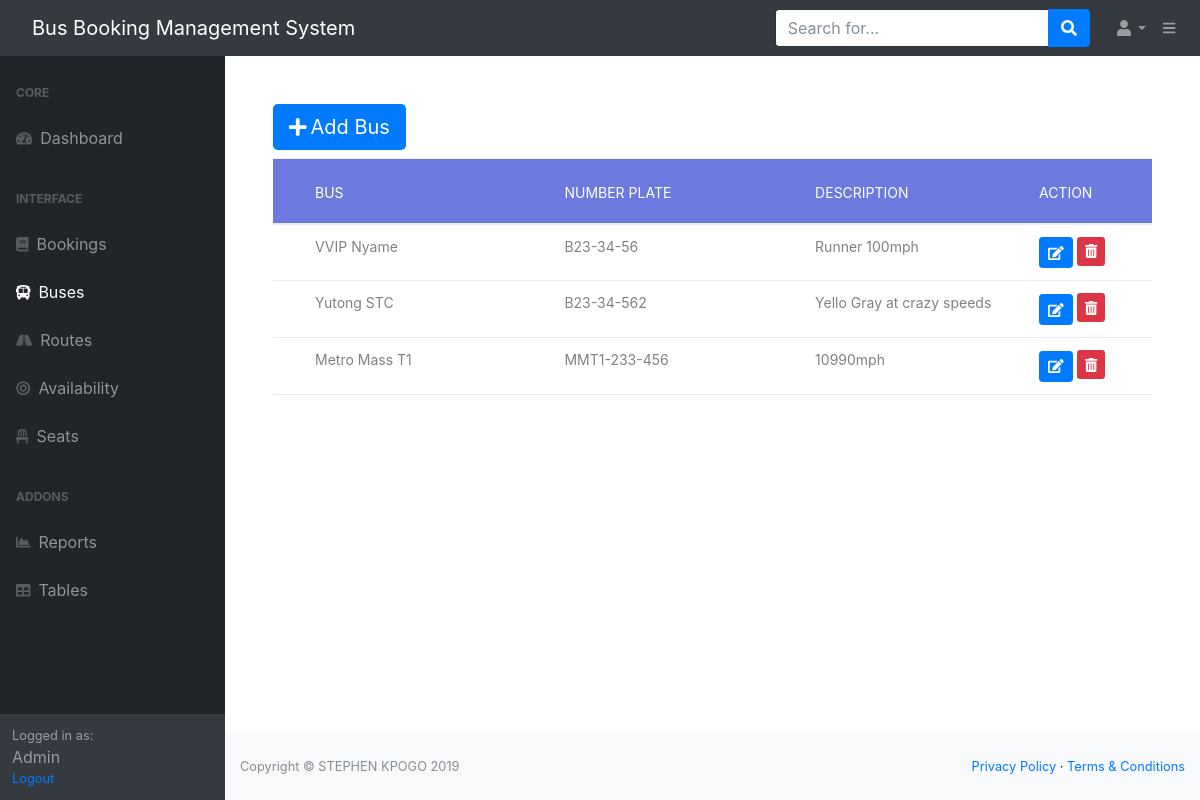
Page /buses (signed in) on the committed database.
### bbs/models.py (models this page shows, shortened)
class Buses(db.Model):
    id = db.Column(db.Integer, primary_key=True)
    name = db.Column(db.String(60), unique=True, nullable=False)
    number = db.Column(db.String(20), unique=True, nullable=False)
    description = db.Column(db.String(200), nullable=False)
    image_file = db.Column(db.String(60), nullable=False,default='default_bus.jpg')
    bookings = db.relationship('Booking', backref='bus')
    availability = db.relationship('Availability', backref='bus')

### bbs/admin/routes.py (the view, shortened to what this page needs)
@myadmin.route('/buses',methods=['GET','POST'])
@roles_required('admin')
def buses():
    form = AddBusForm()
    buses = Buses.query.all()
    return render_template('/admin/buses.html',buses=buses,form=form)

### bbs/forms.py
class AddBusForm(FlaskForm):
    name = StringField('Bus Name', validators=[DataRequired(),Length(min=3,max=40)])
    number_plate = StringField('Number Plate', validators=[DataRequired()])
    description = TextAreaField('Short Description',validators=[DataRequired()])
    picture = FileField('Add Picture', validators=[FileAllowed(['jpg','png'])])
    submit = SubmitField('Add Bus')

### bbs/templates/admin/buses.html (shortened to what this page needs)
{% extends "admin/admin_layout.html"%}
{% block content%}
<div class="table100 ver3 m-b-110 ml-5 mr-5 mt-5">
    <div class="mt-5 mb-2 ">
        <button type="button" class="btn-lg btn-primary" data-toggle="modal" data-target="#AddBusModal">
            <i class="fas fa-plus mr-1"></i>Add Bus</button>
     </div>
<table class="table table-hover">
  <thead>
    <tr class="row100 head">
      <th class="column100 column1" data-column="column2">Bus</th>
      <th class="column100 column1" data-column="column2">Number Plate</th>
      <th class="column100 column1" data-column="column2">Description</th>
      <th class="column100 column8" data-column="column8">Action</th>
    </tr>
  </thead>
  <tbody>
    {% for bus in buses%}
    <tr class="">
      <td class="column100 column1" data-column="column1">{{bus.name}}</td>
      <td class="column100 column1" data-column="column1">{{bus.number}}</td>
      <td class="column100 column1" data-column="column1">{{bus.description}}</td>
     <td class="column100 column8" data-column="column8"><a class="btn btn-sm btn-primary" href="{{url_for('myadmin.edit_bus',id=bus.id)}}">
      <i class="fas fa-edit"></i></a>
         <a type="button" class="btn-sm btn-danger" href="{{url_for('myadmin.delete',id=bus.id)}}"> <i class="fas fa-trash-alt"></i></a></td>
    </tr>
    {% endfor %}
  </tbody>
</table>
</div>
{% endblock content%}

### bbs/static/main.css (style rules this page uses)
* { box-sizing: border-box; }
body { background-color: #f9fafb; }

### bbs/static/tables/table.css (style rules this page uses)
* { margin: 0px; padding: 0px; box-sizing: border-box; }
body, html { height: 100%; }
a { margin: 0px; transition: all 0.4s; -webkit-transition: all 0.4s; -o-transition: all 0.4s; -moz-transition: all 0.4s; }
button { outline: none !important; border: none; background: transparent; }
table { width: 100%; background-color: #fff; }
th, td { font-weight: unset; padding-right: 10px; }
.column100 { width: 130px; padding-left: 25px; }
.column100.column1 { width: 265px; padding-left: 42px; }
.row100.head th { padding-top: 24px; padding-bottom: 20px; }
.table100.ver3 tbody tr { border-bottom: 1px solid #e5e5e5; }
.table100.ver3 td { font-size: 14px; color: #808080; line-height: 1.4; }
.table100.ver3 th { font-size: 14px; color: #fff; line-height: 1.4; text-transform: uppercase; background-color: #6c7ae0; }

### rows in the picture
Buses: name "VVIP Nyame", number "B23-34-56", description "Runner 100mph"
Buses: name "Yutong STC", number "B23-34-562", description "Yello Gray at crazy speeds"
Buses: name "Metro Mass T1", number "MMT1-233-456", description "10990mph"
